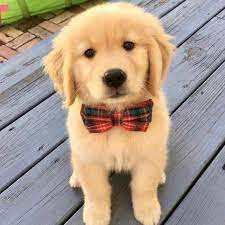
#> input picture Camara/perrito.jpg, 225 x 225 px
$ python pruebasdepay.py   (older library calls are emulated)
#> lines starting #> are read from the running program, lines starting #| are printed output that depends on the picture; after the words box and inside, x2 and y2 are one past the last pixel; in counts of white or black regions, pixels touching at a corner belong together
import cv2
import numpy as np

# Cargar la imagen utilizando OpenCV
image = cv2.imread('perrito.jpg')
#> image is the input picture: shape (225, 225, 3); mean B, G, R 138.2, 153.7, 170.8

# Convertir la imagen a escala de grises
gray = cv2.cvtColor(image, cv2.COLOR_BGR2GRAY)
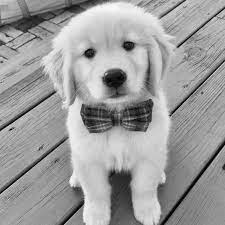
#> gray: shape (225, 225); min 0, max 250, mean 157

# Aplicar umbralizado para detectar bordes
bordes = cv2.Canny(gray, 100, 200)
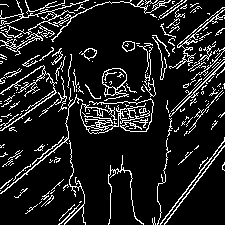
#> bordes: shape (225, 225); 12.3% white in thin lines or dots

# Encontrar contornos en la imagen umbralizada
_, contours, _ = cv2.findContours(bordes, cv2.RETR_EXTERNAL, cv2.CHAIN_APPROX_SIMPLE)
#> contours = 188 contours, 170 with area under 20; largest, box (x1, y1, x2, y2) and area: (102, 68, 129, 101) 457, (80, 103, 146, 134) 238, (0, 0, 171, 42) 163, (0, 65, 57, 131) 137, (0, 30, 43, 56) 112

# Iterar sobre cada contorno encontrado
for contour in contours:
    # Aproximar el contorno a una forma más simple (triángulo, cuadrado, círculo, etc.)
    approx = cv2.approxPolyDP(contour, 0.01 * cv2.arcLength(contour, True), True)

    # Calcular el número de lados de la figura aproximada
    sides = len(approx)

    # Determinar el tipo de figura geométrica en función del número de lados
    shape = ""
    if sides == 3:
        shape = "Triángulo"
    elif sides == 4:
        shape = "Cuadrilátero"
    elif sides == 5:
        shape = "Pentágono"
    elif sides == 6:
        shape = "Hexágono"
    else:
        shape = "Círculo"

    # Dibujar un contorno alrededor de la figura identificada
    cv2.drawContours(image, [contour], 0, (255, 0, 0), 2)

    # Obtener el centroide de la figura
    M = cv2.moments(contour)
    if M["m00"] != 0:
        cX = int(M["m10"] / M["m00"])
        cY = int(M["m01"] / M["m00"])
        cv2.putText(image, shape, (cX, cY), cv2.FONT_HERSHEY_SIMPLEX, 0.5, (0, 255, 255), 2)
#> this loop made 188 passes
#> (contour, approx, sides, shape, cX, cY) on pass 5: ([[80, 201], [79, 202], [80, 202], [81, 201]], [[81, 201], [80, 201], [79, 202], [80, 202]], 4, 'Cuadrilátero', 80, 201)
#> (approx, sides, shape, cX, cY) on passes 31, 38: ([[224, 145], [164, 224]], 2, 'Círculo', 194, 184), ([[224, 137], [160, 224], [224, 141]], 3, 'Triángulo', 190, 183)
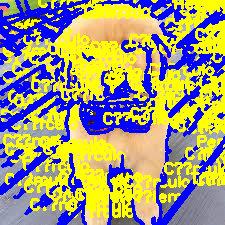
#> image: shape (225, 225, 3); mean B, G, R 119.2, 154.4, 160.4

# Mostrar la imagen con las figuras identificadas
cv2.imshow('Imagen', image)
cv2.waitKey(0)
cv2.destroyAllWindows()
